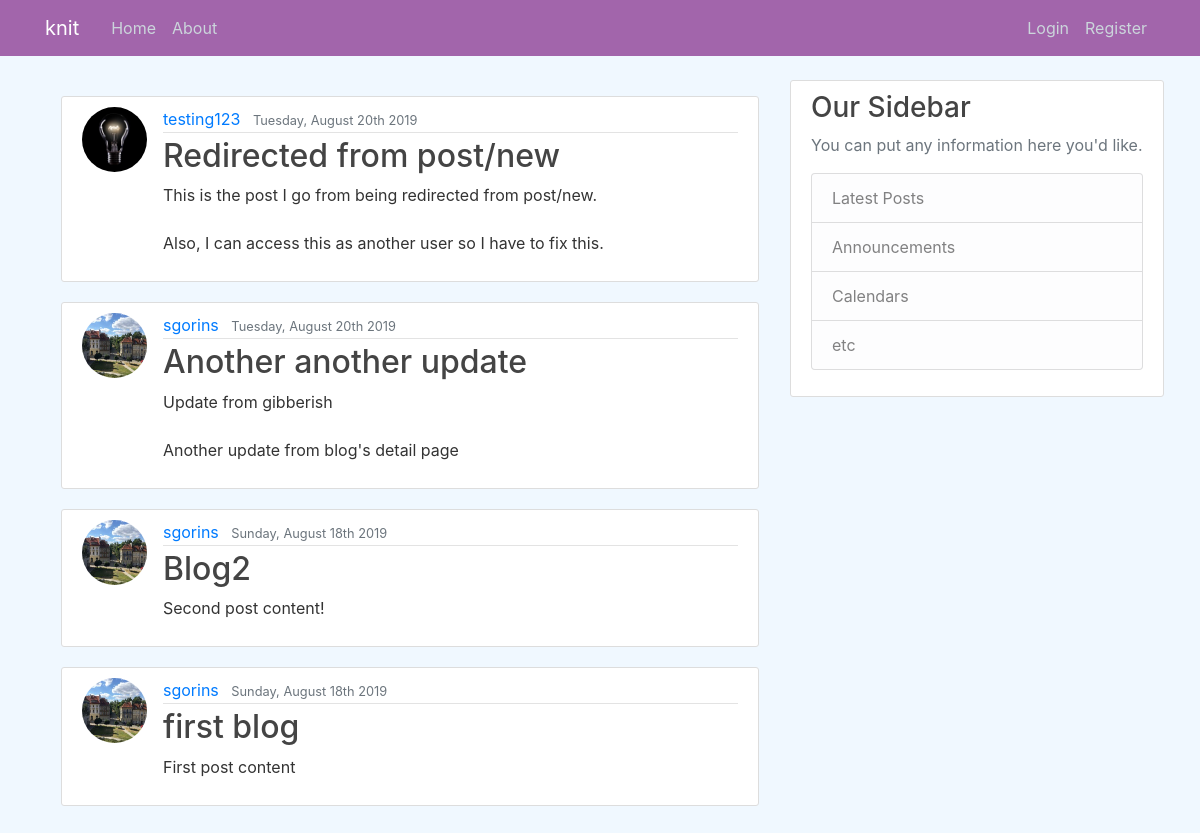
Before: / with the older database file.
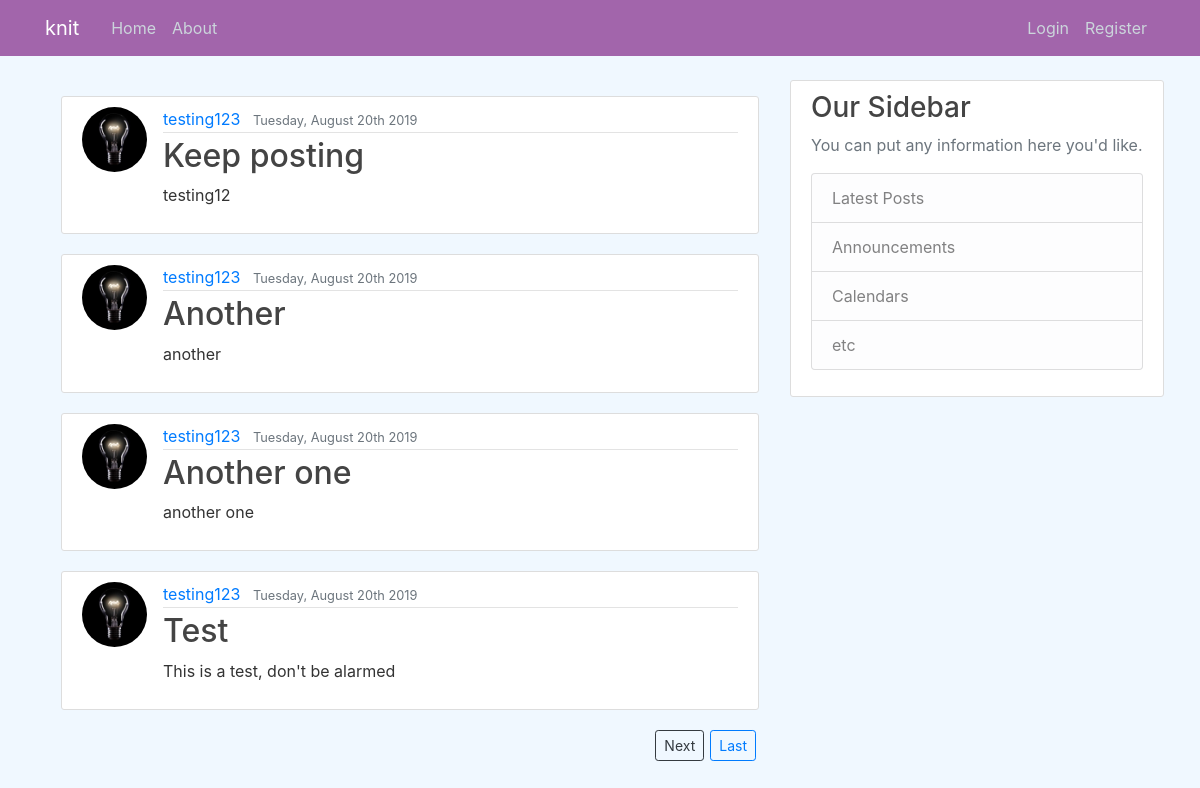
After: the same page with the newer database file.
### blog/models.py (models this page shows, shortened)
class Post(models.Model):    # inherits from django.db.models
    title= models.CharField(max_length=100)
    content=models.TextField()
    date_posted = models.DateTimeField(default=timezone.now) # we only want to pass the function closure to default, not timezone.now() or it would evaluate the function once and keep that value
    author = models.ForeignKey(User, on_delete=models.CASCADE) # on_delete means if User is deleted, then what happens --> well for models.CASCADE means that everything they did is deleted too, but not the other way around

### users/models.py (models this page shows, shortened)
class Profile(models.Model):
    user = models.OneToOneField(User, on_delete=models.CASCADE) #  models.CASCADE: if we delete the profile, we don't delete the user, but if we delete the user, we delete the profile
    bio = models.TextField(default='Enter bio here!')
    hobby = models.CharField(default='Any hobbies?', max_length=100)
    image = models.ImageField(default='default.jpg', upload_to='profile_pics')

### blog/views.py (the view)
# urls.py: path('', PostListView.as_view(), name='blog-home'),
class PostListView(ListView):
    model = Post
    template_name = 'blog/home.html'# the kind of template that the generic class-based view looks for: <app>/<model>_<viewtype>.html
    context_object_name = 'posts'
    ordering = ['-date_posted']
    paginate_by = 4

### blog/templates/blog/home.html (shortened to what this page needs)
{% extends "blog/base.html" %}
{% block content %}
  {% for post in posts %}
    <article class="media content-section">
      <img class="rounded-circle article-img" src={{ post.author.profile.image.url }}> </img>
      <div class="media-body">
        <div class="article-metadata">
          <a class="mr-2" href="#">{{ post.author }}</a>
          <small class="text-muted">{{ post.date_posted|date:"l, F dS Y" }}</small>
        </div>
        <h2><a class="article-title" href="{% url 'post-detail' post.id %}">{{ post.title }}</a></h2>
        <p class="article-content">{{ post.content }}</p>
      </div>
    </article>
  {% endfor %}
  {% if is_paginated %}
    {% if page_obj.has_next %}
      <a style="float:right; margin: 0px 3px 0px 3px" class="btn btn-outline-primary btn-sm mb-4" href="?page={{ page_obj.paginator.num_pages }}"> Last </a>
      <a style="float:right; margin: 0px 3px 0px 3px;" class="btn btn-outline-dark btn-sm" href="?page={{ page_obj.next_page_number }}"> Next </a>
      {% endif %}
  {% endif %}
{% endblock content %}

Changed rows visible on the page:
no longer on this page (row unchanged): Post: author.profile.image (placeholder picture), author "testing123", date_posted "Tuesday, August 20th 2019", title "Redirected from post/new", content "This is the post I go from being redirected from post/new. Also, I can access this as another user so I have to fix this."
no longer on this page (row unchanged): Post: author.profile.image (picture), author "sgorins", date_posted "Tuesday, August 20th 2019", title "Another another update", content "Update from gibberish Another update from blog's detail page"
no longer on this page (row unchanged): Post: author.profile.image (picture), author "sgorins", date_posted "Sunday, August 18th 2019", title "Blog2", content "Second post content!"
no longer on this page (row unchanged): Post: author.profile.image (picture), author "sgorins", date_posted "Sunday, August 18th 2019", title "first blog", content "First post content"
added Post: author.profile.image (placeholder picture), author "testing123", date_posted "Tuesday, August 20th 2019", title "Keep posting", content "testing12"
added Post: author.profile.image (placeholder picture), author "testing123", date_posted "Tuesday, August 20th 2019", title "Another", content "another"
added Post: author.profile.image (placeholder picture), author "testing123", date_posted "Tuesday, August 20th 2019", title "Another one", content "another one"
added Post: author.profile.image (placeholder picture), author "testing123", date_posted "Tuesday, August 20th 2019", title "Test", content "This is a test, don't be alarmed"
Other visible differences:
text now shown: "Last Next"
